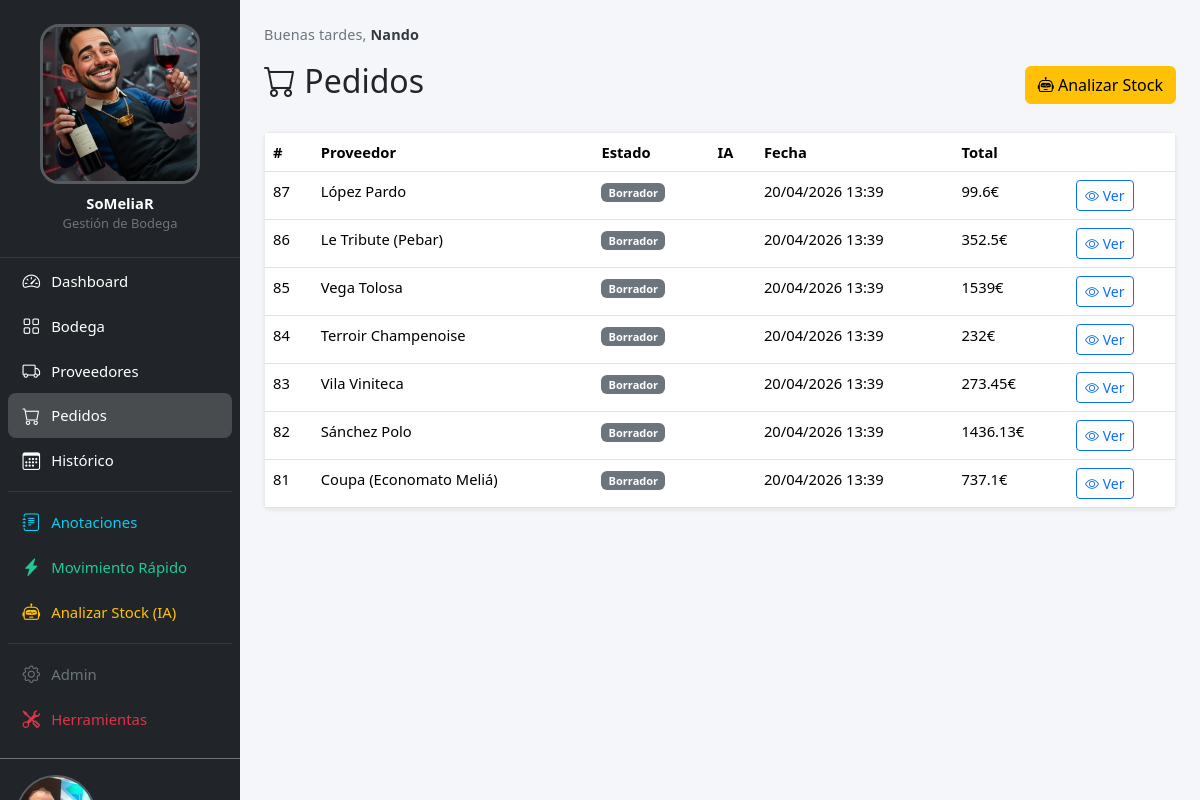
Screenshot of /pedidos/ (signed in) with the database file from the repository.
### core/models.py (models this page shows, shortened)
class Configuracion(models.Model):
    logo = models.ImageField(upload_to="config/", blank=True,
                             help_text="Logo del sidebar (cuadrado, mín. 200×200px)")
    login_imagen = models.ImageField(upload_to="config/", blank=True,
                                     help_text="Foto de la pantalla de login")
    class Meta:
        verbose_name = "configuración"
    @classmethod
    def get(cls):
        obj, _ = cls.objects.get_or_create(pk=1)
        return obj

class PerfilUsuario(models.Model):
    user = models.OneToOneField(User, on_delete=models.CASCADE, related_name="perfil")
    avatar = models.ImageField(upload_to="avatares/", blank=True)

### pedidos/models.py (models this page shows, shortened)
class Pedido(models.Model):
    class Estado(models.TextChoices):
        BORRADOR = "borrador", "Borrador"
        PENDIENTE = "pendiente", "Pendiente de revisión"
        ENVIADO = "enviado", "Enviado"
        RECIBIDO = "recibido", "Recibido"
    proveedor = models.ForeignKey(
        "proveedores.Proveedor",
        on_delete=models.CASCADE,
        related_name="pedidos",
    )
    fecha_creacion = models.DateTimeField(auto_now_add=True)
    estado = models.CharField(
        max_length=20, choices=Estado.choices, default=Estado.BORRADOR, db_index=True
    )
    generado_por_ia = models.BooleanField(default=False)
    texto_ia = models.TextField("texto generado por IA", blank=True)
    notas = models.TextField(blank=True)
    class Meta:
        ordering = ["-fecha_creacion"]
        verbose_name = "pedido"
        verbose_name_plural = "pedidos"
    @property
    def total(self):
        return sum(
            linea.precio_unitario * (linea.cantidad_final or linea.cantidad_sugerida)
            for linea in self.lineas.all()
        )

class LineaPedido(models.Model):
    pedido = models.ForeignKey(
        Pedido, on_delete=models.CASCADE, related_name="lineas"
    )
    vino = models.ForeignKey(
        "bodega.Vino", on_delete=models.CASCADE, related_name="lineas_pedido"
    )
    cantidad_sugerida = models.PositiveIntegerField()
    cantidad_final = models.PositiveIntegerField(null=True, blank=True)
    precio_unitario = models.DecimalField(max_digits=8, decimal_places=2)
    class Meta:
        verbose_name = "línea de pedido"
        verbose_name_plural = "líneas de pedido"

### proveedores/models.py (models this page shows)
class Proveedor(models.Model):
    nombre = models.CharField(max_length=200)
    email = models.EmailField()
    telefono = models.CharField(max_length=30, blank=True)
    contacto = models.CharField(
        "persona de contacto", max_length=200, blank=True
    )
    notas = models.TextField(blank=True)
    activo = models.BooleanField(default=True)
    class Meta:
        ordering = ["nombre"]
        verbose_name = "proveedor"
        verbose_name_plural = "proveedores"
    def __str__(self):
        return self.nombre

### pedidos/views.py (the view)
# urls.py: path("", views.pedido_list, name="pedido_list"),
@login_required
def pedido_list(request):
    pedidos = Pedido.objects.select_related("proveedor").all()
    return render(request, "pedidos/pedido_list.html", {"pedidos": pedidos})

### core/context_processors.py (called while the page is built)
def app_config(request):
    config = Configuracion.get()
    perfil = None
    if request.user.is_authenticated:
        perfil, _ = PerfilUsuario.objects.get_or_create(user=request.user)
    return {"app_config": config, "user_perfil": perfil}

### core/templatetags/fmt_filters.py (called while the page is built)
@register.filter(name="fmt_num")
def fmt_num(value):
    try:
        return f"{float(value):.2f}".rstrip("0").rstrip(".")
    except (TypeError, ValueError):
        return value

### templates/pedidos/pedido_list.html (shortened to what this page needs)
{% extends 'base.html' %}
{% load fmt_filters %}
{% block content %}
<div class="d-flex justify-content-between align-items-center mb-4">
    <h2><i class="bi bi-cart"></i> Pedidos</h2>
    <a href="{% url 'pedidos:analizar_stock' %}" class="btn btn-warning">
        <i class="bi bi-robot"></i> Analizar Stock
    </a>
</div>
<div class="card">
    <div class="card-body p-0">
        <table class="table table-hover mb-0 table-scroll-lg">
            <thead>
                <tr>
                    <th>#</th>
                    <th>Proveedor</th>
                    <th>Estado</th>
                    <th>IA</th>
                    <th>Fecha</th>
                    <th>Total</th>
                    <th></th>
                </tr>
            </thead>
            <tbody>
                {% for p in pedidos %}
                <tr>
                    <td>{{ p.pk }}</td>
                    <td>{{ p.proveedor }}</td>
                    <td>
                        <span class="badge
                            {% if p.estado == 'borrador' %}bg-secondary
                            {% elif p.estado == 'pendiente' %}bg-warning text-dark
                            {% elif p.estado == 'enviado' %}bg-success
                            {% elif p.estado == 'recibido' %}bg-primary
                            {% endif %}">
                            {{ p.get_estado_display }}
                        </span>
                    </td>
                    <td>{% if p.generado_por_ia %}<i class="bi bi-robot text-warning"></i>{% endif %}</td>
                    <td>{{ p.fecha_creacion|date:"d/m/Y H:i" }}</td>
                    <td>{{ p.total|fmt_num }}€</td>
                    <td>
                        <a href="{% url 'pedidos:pedido_detail' p.pk %}" class="btn btn-sm btn-outline-primary">
                            <i class="bi bi-eye"></i> Ver
                        </a>
                    </td>
                </tr>
                {% empty %}
                <tr><td colspan="7" class="text-muted">No hay pedidos. Usa "Analizar Stock" para generar pedidos.</td></tr>
                {% endfor %}
            </tbody>
        </table>
    </div>
</div>
{% endblock %}

### templates/base.html (shortened to what this page needs)
<!DOCTYPE html>
<html lang="es">
<head>
    <link href="https://cdn.jsdelivr.net/npm/bootstrap@5.3.3/dist/css/bootstrap.min.css" rel="stylesheet">
    <link href="https://cdn.jsdelivr.net/npm/bootstrap-icons@1.11.3/font/bootstrap-icons.min.css" rel="stylesheet">
    {% load static %}
    <link rel="stylesheet" href="{% static 'css/layout.css' %}">
</head>
<body>
    <div class="app-wrapper">
        <nav id="sidebar" class="offcanvas-lg offcanvas-start sidebar-nav bg-dark text-white" tabindex="-1"
            aria-labelledby="sidebarLabel">
            <div class="offcanvas-body sidebar-body">
                <div class="sidebar-brand d-none d-lg-flex flex-column align-items-center py-4 px-3">
                    {% if app_config.logo %}
                    <img src="{{ app_config.logo.url }}" alt="SoMeliaR" class="sidebar-logo mb-2">
                    {% else %}
                    <img src="{% static 'img/logo_cayetano.jpeg' %}" alt="SoMeliaR" class="sidebar-logo mb-2">
                    {% endif %}
                    <div class="fw-bold text-white">SoMeliaR</div>
                    <small class="text-secondary">Gestión de Bodega</small>
                </div>
                <ul class="nav flex-column px-2 pb-3">
                    <li class="nav-item">
                        <a class="nav-link sidebar-link text-white" href="{% url 'core:dashboard' %}">
                            <i class="bi bi-speedometer2"></i><span>Dashboard</span>
                        </a>
                    </li>
                    <li class="nav-item">
                        <a class="nav-link sidebar-link text-white" href="{% url 'bodega:vino_list' %}">
                            <i class="bi bi-grid"></i><span>Bodega</span>
                        </a>
                    </li>
                    <li class="nav-item">
                        <a class="nav-link sidebar-link text-white" href="{% url 'proveedores:proveedor_list' %}">
                            <i class="bi bi-truck"></i><span>Proveedores</span>
                        </a>
                    </li>
                    <li class="nav-item">
                        <a class="nav-link sidebar-link text-white" href="{% url 'pedidos:pedido_list' %}">
                            <i class="bi bi-cart"></i><span>Pedidos</span>
                        </a>
                    </li>
                    <li class="nav-item">
                        <a class="nav-link sidebar-link text-white" href="{% url 'pedidos:pedido_historico' %}">
                            <i class="bi bi-calendar3"></i><span>Histórico</span>
                        </a>
                    </li>
                    <li class="nav-item sidebar-divider">
                        <a class="nav-link sidebar-link text-info" href="{% url 'core:anotaciones' %}">
                            <i class="bi bi-journal-text"></i><span>Anotaciones</span>
                        </a>
                    </li>
                    <li class="nav-item">
                        <a class="nav-link sidebar-link sidebar-link--success"
                            href="{% url 'bodega:movimiento_rapido' %}">
                            <i class="bi bi-lightning-charge-fill"></i><span>Movimiento Rápido</span>
                        </a>
                    </li>
                    <li class="nav-item">
                        <a class="nav-link sidebar-link sidebar-link--warning"
                            href="{% url 'pedidos:analizar_stock' %}">
                            <i class="bi bi-robot"></i><span>Analizar Stock (IA)</span>
                        </a>
                    </li>
                    <li class="nav-item sidebar-divider">
                        <a class="nav-link sidebar-link text-secondary" href="{% url 'admin:index' %}">
                            <i class="bi bi-gear"></i><span>Admin</span>
                        </a>
                    </li>
                    {% if request.user.is_superuser %}
                    <li class="nav-item">
                        <a class="nav-link sidebar-link text-danger" href="{% url 'core:herramientas' %}">
                            <i class="bi bi-tools"></i><span>Herramientas</span>
                        </a>
                    </li>
                    {% endif %}
                </ul>
                <div class="px-3 pb-3 mt-auto border-top border-secondary pt-3">
                    <a href="{% url 'core:perfil' %}" class="d-flex align-items-center gap-2 mb-2 text-decoration-none"
                        style="min-width:0;">
                        {% if user_perfil and user_perfil.avatar %}
                        <img src="{{ user_perfil.avatar.url }}" alt="" class="sidebar-user-avatar"
                             onerror="this.style.display='none';this.nextElementSibling.style.display='flex'">
                        {% endif %}
                    </a>
                </div>
            </div>
        </nav>
        <main class="app-main">
            <div class="app-greeting" id="app-greeting">
                <span id="greeting-text"></span><strong
                    id="greeting-name">{{request.user.get_full_name|default:request.user.username }}</strong>
            </div>
            {% block content %}{% endblock %}
        </main>
    </div>
</body>
</html>

### static/css/layout.css (style rules this page uses)
:root { --sidebar-width: 270px; --topbar-height: 56px; --sidebar-bg: #212529; --sidebar-border: rgba(255, 255, 255, 0.1); --link-hover-bg: rgba(255, 255, 255, 0.1); --link-active-bg: rgba(255, 255, 255, 0.18); --link-success-hover: rgba(25, 135, 84, 0.18); --link-warning-hover: rgba(255, 193, 7, 0.18); }
body { font-size: 0.92rem; }
.app-wrapper { display: flex; min-height: 100vh; }
#sidebar { --bs-offcanvas-width: var(--sidebar-width); }
@media (min-width: 992px) { #sidebar { background-color: var(--sidebar-bg) !important; width: var(--sidebar-width); flex-shrink: 0; position: sticky; top: 0; height: 100vh; display: flex !important; flex-direction: column; overflow: hidden; } }
@media (min-width: 992px) { #sidebar .sidebar-body { display: flex !important; flex-direction: column; flex: 1 1 auto; overflow-y: auto; padding: 0 !important; scrollbar-width: thin; scrollbar-color: rgba(255, 255, 255, 0.2) transparent; } }
.sidebar-logo { width: 200px; height: 200px; object-fit: cover; border-radius: 12%; border: 3px solid rgba(255, 255, 255, 0.25); }
@media (min-width: 992px) and (max-width: 1399.98px) { .sidebar-logo { width: 160px; height: 160px; } }
.sidebar-brand { border-bottom: 1px solid var(--sidebar-border); flex-shrink: 0; }
#sidebar .sidebar-link { display: flex; align-items: center; gap: 0.65rem; padding: 0.58rem 0.85rem; border-radius: 0.5rem; white-space: nowrap; font-size: 0.93rem; text-decoration: none; transition: background-color 0.15s ease; }
#sidebar .sidebar-link i { font-size: 1.1rem; flex-shrink: 0; width: 1.2rem; text-align: center; }
#sidebar .sidebar-link.active { background-color: var(--link-active-bg); font-weight: 500; }
#sidebar .sidebar-link--success { color: #20c997 !important; }
#sidebar .sidebar-link--warning { color: #ffc107 !important; }
.sidebar-divider { margin-top: 0.5rem; padding-top: 0.5rem; border-top: 1px solid var(--sidebar-border); }
.app-main { flex: 1 1 0; min-width: 0; padding: 1rem; background: #f4f6f9; min-height: 100vh; }
@media (min-width: 480px) { .app-main { padding: 1.25rem; } }
@media (min-width: 576px) { .app-main { padding: 1.5rem; } }
@media (min-width: 992px) { .app-main { padding: 2rem; } }
.card { box-shadow: 0 1px 4px rgba(0, 0, 0, 0.08); border-color: rgba(0, 0, 0, 0.08); }
.card-body.p-0 { overflow-x: auto; -webkit-overflow-scrolling: touch; }
@media (min-width: 992px) and (max-width: 1399.98px) { :root { --sidebar-width: 240px; } }
@media (min-width: 992px) and (max-width: 1399.98px) { .app-main { padding: 1.5rem; } }
.app-greeting { font-size: 0.9rem; color: #6c757d; margin-bottom: 1rem; letter-spacing: 0.01em; }
.app-greeting strong { color: #343a40; font-weight: 600; }
.sidebar-user-avatar { width: 80px; height: 80px; border-radius: 50%; object-fit: cover; flex-shrink: 0; border: 2px solid rgba(255, 255, 255, 0.25); }
.table-scroll-lg { min-width: 600px; }

### rows the page displays
Configuracion: logo (picture)
PerfilUsuario: avatar (picture)
Pedido: pk "87", proveedor "López Pardo", estado "Borrador", fecha_creacion "20/04/2026 13:39", total|fmt_num "99.6"
Pedido: pk "86", proveedor "Le Tribute (Pebar)", estado "Borrador", fecha_creacion "20/04/2026 13:39", total|fmt_num "352.5"
Pedido: pk "85", proveedor "Vega Tolosa", estado "Borrador", fecha_creacion "20/04/2026 13:39", total|fmt_num "1539"
Pedido: pk "84", proveedor "Terroir Champenoise", estado "Borrador", fecha_creacion "20/04/2026 13:39", total|fmt_num "232"
Pedido: pk "83", proveedor "Vila Viniteca", estado "Borrador", fecha_creacion "20/04/2026 13:39", total|fmt_num "273.45"
Pedido: pk "82", proveedor "Sánchez Polo", estado "Borrador", fecha_creacion "20/04/2026 13:39", total|fmt_num "1436.13"
Pedido: pk "81", proveedor "Coupa (Economato Meliá)", estado "Borrador", fecha_creacion "20/04/2026 13:39", total|fmt_num "737.1"

### other values shown
{{ request.user.get_full_name|default:request.user.username }} "Nando"
